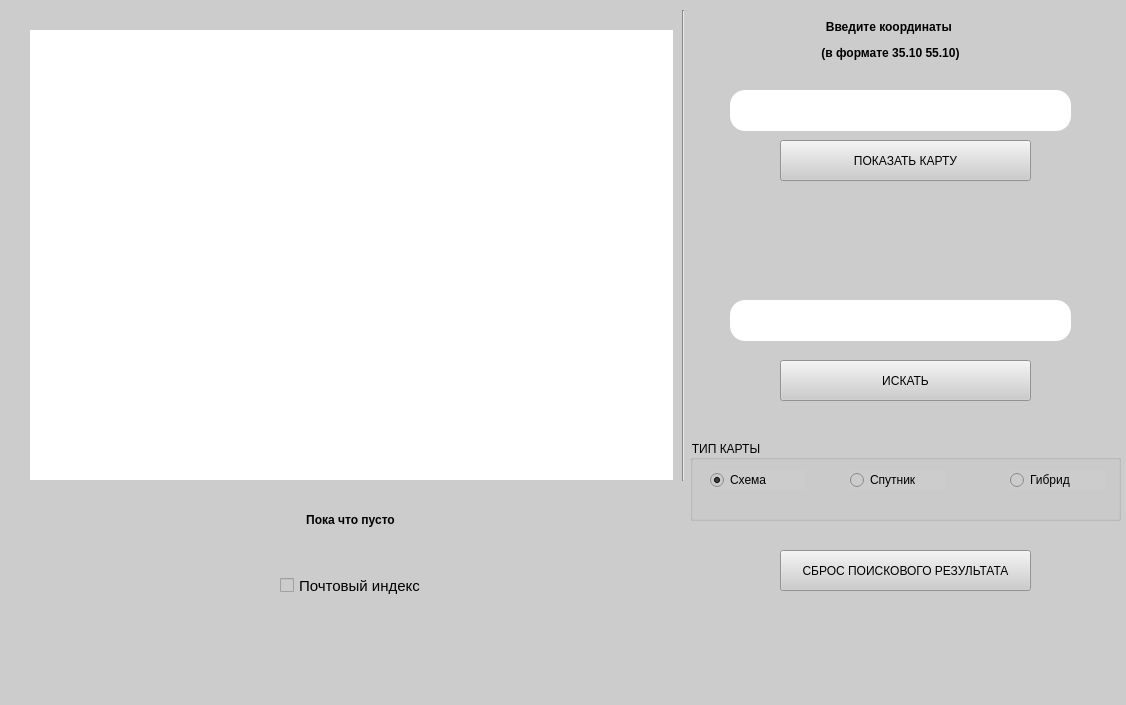
<?xml version="1.0" encoding="UTF-8"?>
<ui version="4.0">
 <class>MainWindow</class>
 <widget class="QMainWindow" name="MainWindow">
  <property name="geometry">
   <rect>
    <x>0</x>
    <y>0</y>
    <width>1126</width>
    <height>705</height>
   </rect>
  </property>
  <property name="windowTitle">
   <string>MainWindow</string>
  </property>
  <property name="styleSheet">
   <string notr="true">background-color:rgb(204,204,204);</string>
  </property>
  <widget class="QWidget" name="centralwidget">
   <widget class="QLabel" name="image_map">
    <property name="geometry">
     <rect>
      <x>30</x>
      <y>30</y>
      <width>650</width>
      <height>450</height>
     </rect>
    </property>
    <property name="styleSheet">
     <string notr="true">background-color:rgb(255, 255, 255);</string>
    </property>
    <property name="text">
     <string/>
    </property>
   </widget>
   <widget class="Line" name="line">
    <property name="geometry">
     <rect>
      <x>673</x>
      <y>10</y>
      <width>21</width>
      <height>471</height>
     </rect>
    </property>
    <property name="orientation">
     <enum>Qt::Vertical</enum>
    </property>
   </widget>
   <widget class="QLineEdit" name="coords_input">
    <property name="geometry">
     <rect>
      <x>730</x>
      <y>90</y>
      <width>341</width>
      <height>41</height>
     </rect>
    </property>
    <property name="styleSheet">
     <string notr="true">border-radius: 15px;
background-color:rgb(255, 255, 255);</string>
    </property>
   </widget>
   <widget class="QLabel" name="label_2">
    <property name="geometry">
     <rect>
      <x>710</x>
      <y>10</y>
      <width>361</width>
      <height>61</height>
     </rect>
    </property>
    <property name="text">
     <string>&lt;html&gt;&lt;head/&gt;&lt;body&gt;&lt;p align=&quot;center&quot;&gt;&lt;span style=&quot; font-size:9pt; font-weight:600;&quot;&gt;Введите координаты &lt;/span&gt;&lt;/p&gt;&lt;p align=&quot;center&quot;&gt;&lt;span style=&quot; font-size:9pt; font-weight:600;&quot;&gt;(в формате 35.10 55.10)&lt;/span&gt;&lt;/p&gt;&lt;/body&gt;&lt;/html&gt;</string>
    </property>
   </widget>
   <widget class="QLabel" name="post_label">
    <property name="geometry">
     <rect>
      <x>20</x>
      <y>490</y>
      <width>631</width>
      <height>31</height>
     </rect>
    </property>
    <property name="text">
     <string/>
    </property>
   </widget>
   <widget class="QLabel" name="addres_label">
    <property name="geometry">
     <rect>
      <x>30</x>
      <y>490</y>
      <width>641</width>
      <height>61</height>
     </rect>
    </property>
    <property name="text">
     <string>&lt;html&gt;&lt;head/&gt;&lt;body&gt;&lt;p align=&quot;center&quot;&gt;&lt;span style=&quot; font-size:9pt; font-weight:600;&quot;&gt;Пока что пусто&lt;/span&gt;&lt;/p&gt;&lt;/body&gt;&lt;/html&gt;</string>
    </property>
   </widget>
   <widget class="QPushButton" name="show_map">
    <property name="geometry">
     <rect>
      <x>780</x>
      <y>140</y>
      <width>251</width>
      <height>41</height>
     </rect>
    </property>
    <property name="text">
     <string>ПОКАЗАТЬ КАРТУ</string>
    </property>
   </widget>
   <widget class="QLabel" name="error_label">
    <property name="geometry">
     <rect>
      <x>620</x>
      <y>620</y>
      <width>461</width>
      <height>41</height>
     </rect>
    </property>
    <property name="text">
     <string/>
    </property>
   </widget>
   <widget class="QGroupBox" name="groupBox">
    <property name="geometry">
     <rect>
      <x>690</x>
      <y>440</y>
      <width>431</width>
      <height>81</height>
     </rect>
    </property>
    <property name="title">
     <string>ТИП КАРТЫ</string>
    </property>
    <widget class="QRadioButton" name="radioButton">
     <property name="geometry">
      <rect>
       <x>20</x>
       <y>30</y>
       <width>95</width>
       <height>20</height>
      </rect>
     </property>
     <property name="tabletTracking">
      <bool>false</bool>
     </property>
     <property name="toolTipDuration">
      <number>-1</number>
     </property>
     <property name="text">
      <string>Схема</string>
     </property>
     <property name="checked">
      <bool>true</bool>
     </property>
    </widget>
    <widget class="QRadioButton" name="radioButton_2">
     <property name="geometry">
      <rect>
       <x>160</x>
       <y>30</y>
       <width>95</width>
       <height>20</height>
      </rect>
     </property>
     <property name="text">
      <string>Спутник</string>
     </property>
    </widget>
    <widget class="QRadioButton" name="radioButton_3">
     <property name="geometry">
      <rect>
       <x>320</x>
       <y>30</y>
       <width>95</width>
       <height>20</height>
      </rect>
     </property>
     <property name="text">
      <string>Гибрид</string>
     </property>
    </widget>
   </widget>
   <widget class="QLineEdit" name="coords_input_2">
    <property name="geometry">
     <rect>
      <x>730</x>
      <y>300</y>
      <width>341</width>
      <height>41</height>
     </rect>
    </property>
    <property name="styleSheet">
     <string notr="true">border-radius: 15px;
background-color:rgb(255, 255, 255);</string>
    </property>
   </widget>
   <widget class="QPushButton" name="searchbutton">
    <property name="geometry">
     <rect>
      <x>780</x>
      <y>360</y>
      <width>251</width>
      <height>41</height>
     </rect>
    </property>
    <property name="text">
     <string>ИСКАТЬ</string>
    </property>
   </widget>
   <widget class="QPushButton" name="searchbutton_2">
    <property name="geometry">
     <rect>
      <x>780</x>
      <y>550</y>
      <width>251</width>
      <height>41</height>
     </rect>
    </property>
    <property name="text">
     <string>СБРОС ПОИСКОВОГО РЕЗУЛЬТАТА</string>
    </property>
   </widget>
   <widget class="QCheckBox" name="checkBox">
    <property name="geometry">
     <rect>
      <x>280</x>
      <y>570</y>
      <width>151</width>
      <height>31</height>
     </rect>
    </property>
    <property name="styleSheet">
     <string notr="true">font-size:15px;</string>
    </property>
    <property name="text">
     <string>Почтовый индекс</string>
    </property>
   </widget>
  </widget>
  <widget class="QMenuBar" name="menubar">
   <property name="geometry">
    <rect>
     <x>0</x>
     <y>0</y>
     <width>1126</width>
     <height>26</height>
    </rect>
   </property>
  </widget>
  <widget class="QStatusBar" name="statusbar"/>
 </widget>
 <resources/>
 <connections/>
</ui>
